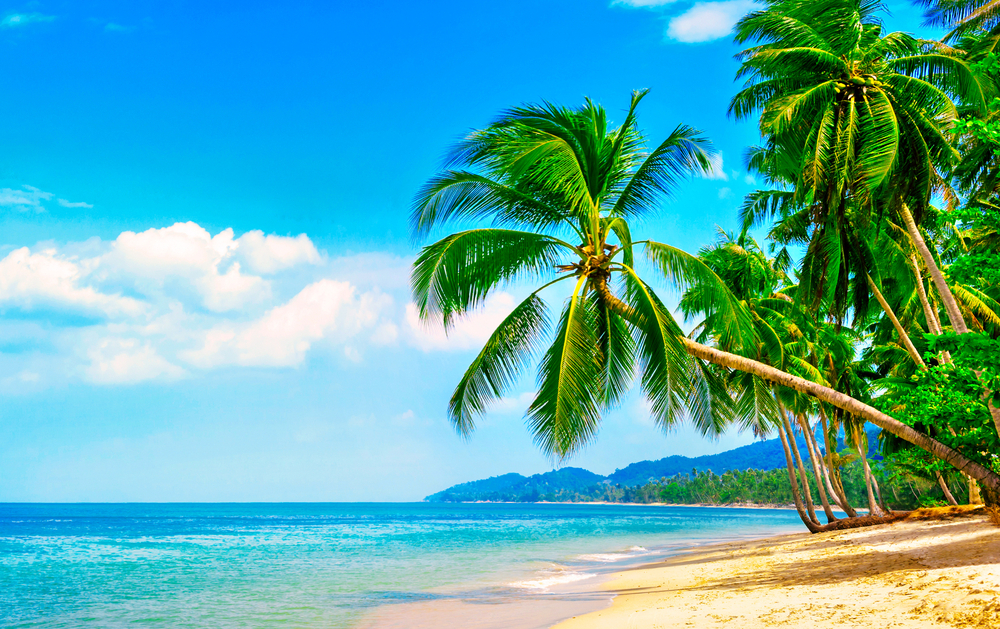
#> input picture 1_4_Image processing/Practical Image Processing with OpenCV & Python with Project/07_Masking/images/beach.jpg, 1000 x 629 px, found by its file name
$ jupyter execute 8_bitwise_operations.ipynb
#> lines starting #> are read from the running program, lines starting #| are printed output that depends on the picture; after the words box and inside, x2 and y2 are one past the last pixel; in counts of white or black regions, pixels touching at a corner belong together
### Image Processing using OpenCV from Zero to Hero
- Author: Srikanth Guskra
- URL: https://www.udemy.com/user/data-science-anywhere-2/

# Bitwise Operations

[cell 1]
import numpy as np
import cv2

[cell 2]
rectangle = np.zeros((300,300),dtype='uint8')
cv2.rectangle(rectangle,(25,25),(275,275),255,-1)
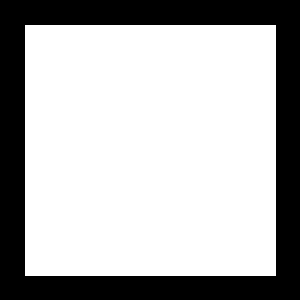
#> rectangle: shape (300, 300); 70% white; 1 black region, box (x1, y1, x2, y2) and area: (0, 0, 300, 300) 26999

cv2.imshow('rectangle',rectangle)
cv2.waitKey(0)
cv2.destroyAllWindows()

[cell 3]
circle = np.zeros((300,300),dtype='uint8')
cv2.circle(circle,(150,150),150,255,-1)
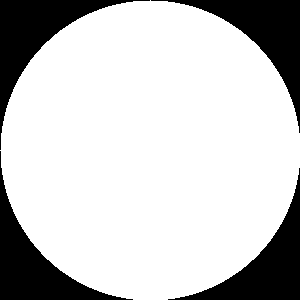
#> circle: shape (300, 300); 78.5% white; 4 black regions, box (x1, y1, x2, y2) and area: (0, 0, 150, 150) 4980, (151, 0, 300, 133) 4830, (0, 151, 133, 300) 4830, (168, 168, 300, 300) 4681

cv2.imshow('circle',circle)
cv2.waitKey(0)
cv2.destroyAllWindows()

### AND

[cell 4]
img_and = cv2.bitwise_and(rectangle,circle)

cv2.imshow('rectangle',rectangle)
cv2.imshow('circle',circle)
cv2.imshow('AND',img_and)
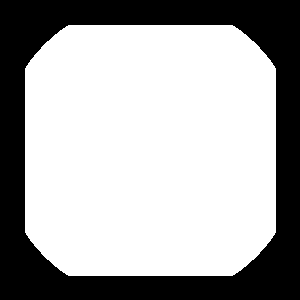
#> window 'AND': shape (300, 300); 66.4% white; 1 black region, box (x1, y1, x2, y2) and area: (0, 0, 300, 300) 30235
cv2.waitKey(0)
cv2.destroyAllWindows()

### OR

[cell 5]
img_or = cv2.bitwise_or(rectangle,circle)

cv2.imshow('rectangle',rectangle)
cv2.imshow('circle',circle)
cv2.imshow('OR',img_or)
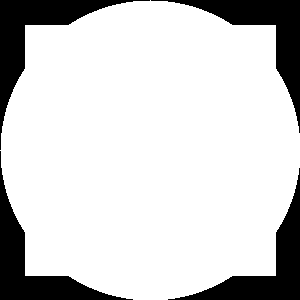
#> window 'OR': shape (300, 300); 82.1% white; 4 black regions, box (x1, y1, x2, y2) and area: (0, 0, 150, 150) 4171, (151, 0, 300, 133) 4021, (0, 151, 133, 300) 4021, (168, 168, 300, 300) 3872
cv2.waitKey(0)
cv2.destroyAllWindows()

## NOT

[cell 6]
img_not = cv2.bitwise_not(rectangle)

cv2.imshow('img',rectangle)
cv2.imshow('not',img_not)
cv2.waitKey(0)
cv2.destroyAllWindows()

[cell 7]
img_not = cv2.bitwise_not(circle)

cv2.imshow('img',circle)
cv2.imshow('not',img_not)
cv2.waitKey(0)
cv2.destroyAllWindows()

## XOR

[cell 8]
img_xor = cv2.bitwise_xor(rectangle,circle)

cv2.imshow('rectangle',rectangle)
cv2.imshow('circle',circle)
cv2.imshow('XOR',img_xor)
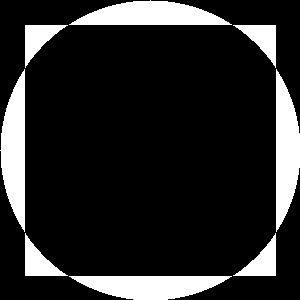
#> window 'XOR': shape (300, 300); 15.7% white; 8 white regions, largest, box (x1, y1, x2, y2) and area: (69, 0, 232, 25) 2729, (0, 69, 25, 232) 2729, (276, 69, 300, 232) 2728
cv2.waitKey(0)
cv2.destroyAllWindows()

---

# Masking

[cell 9]
img = cv2.imread('./images/beach.jpg')
#> img is the input picture: shape (629, 1000, 3); mean B, G, R 169.6, 171.4, 88.4

cv2.imshow('beach',img)
cv2.waitKey(0)
cv2.destroyAllWindows()

[cell 10]
mask = np.zeros(img.shape[:2],dtype='uint8')

cv2.imshow('mask',mask)
cv2.waitKey(0)
cv2.destroyAllWindows()

[cell 11]
cx,cy = mask.shape[1]//2, mask.shape[0]//2
#> cx = 500; cy = 314

cv2.rectangle(mask,(cx-200,cy-200),(cx+200,cy+200),255,-1)
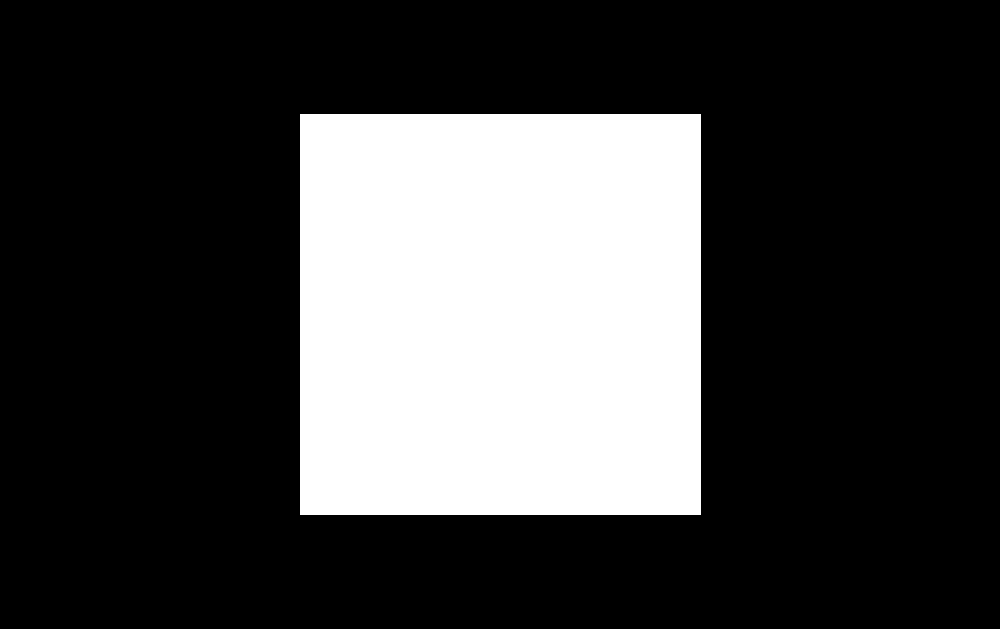
#> mask: shape (629, 1000); 25.6% white; 1 white region, box (x1, y1, x2, y2) and area: (300, 114, 701, 515) 160801

cv2.imshow('mask',mask)
cv2.waitKey(0)
cv2.destroyAllWindows()

[cell 12]
img_mask = cv2.bitwise_and(img,img,mask=mask)
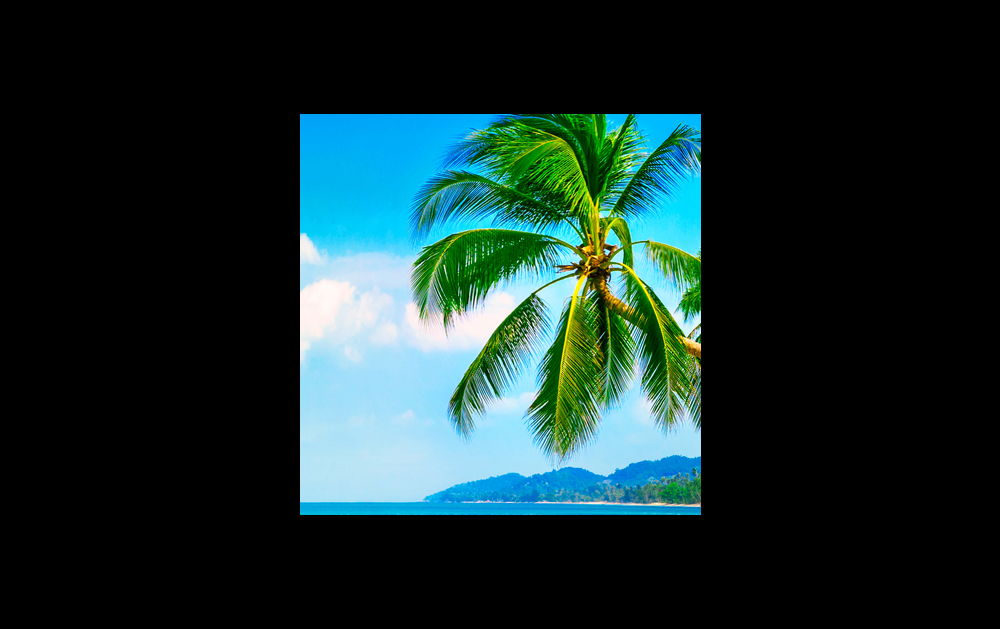
#> img_mask: shape (629, 1000, 3); mean B, G, R 44.2, 45, 23

cv2.imshow('original',img)
cv2.imshow('masked image',img_mask)
cv2.waitKey(0)
cv2.destroyAllWindows()

[cell 13]
mask_not = cv2.bitwise_not(mask)

cv2.imshow('masknot',mask_not)
cv2.waitKey(0)
cv2.destroyAllWindows()

[cell 14]
img_mask_not = cv2.bitwise_and(img,img,mask=mask_not)
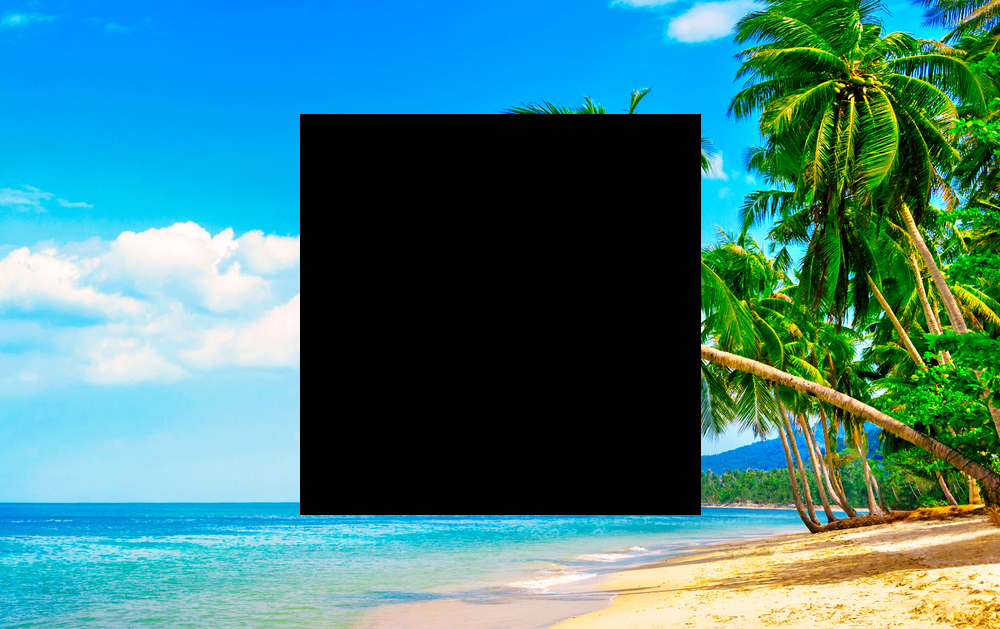
#> img_mask_not: shape (629, 1000, 3); mean B, G, R 125.5, 126.5, 65.4

cv2.imshow('original',img)
cv2.imshow('masked image not',img_mask_not)
cv2.waitKey(0)
cv2.destroyAllWindows()

[cell 15]
# circle
mask_c = np.zeros(img.shape[:2],dtype='uint8')
cx,cy = mask_c.shape[1]//2, mask_c.shape[0]//2

cv2.circle(mask_c,(cx,cy),200,255,-1)
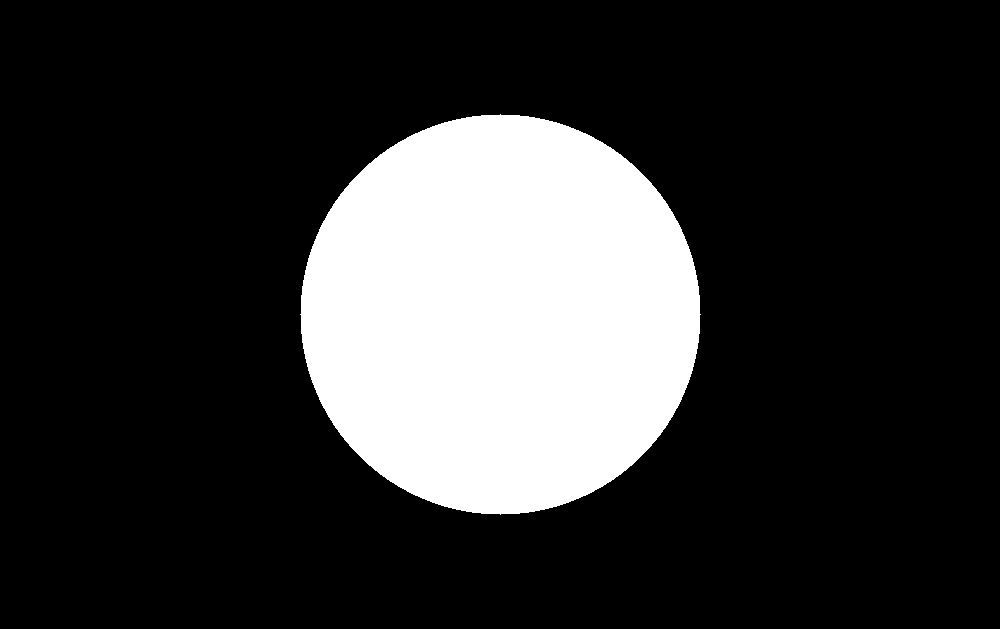
#> mask_c: shape (629, 1000); 20% white; 1 white region, box (x1, y1, x2, y2) and area: (300, 114, 701, 515) 125629
cv2.imshow('circle',mask_c)
cv2.waitKey(0)
cv2.destroyAllWindows()

[cell 16]
img_mask_circle = cv2.bitwise_and(img,img,mask=mask_c)
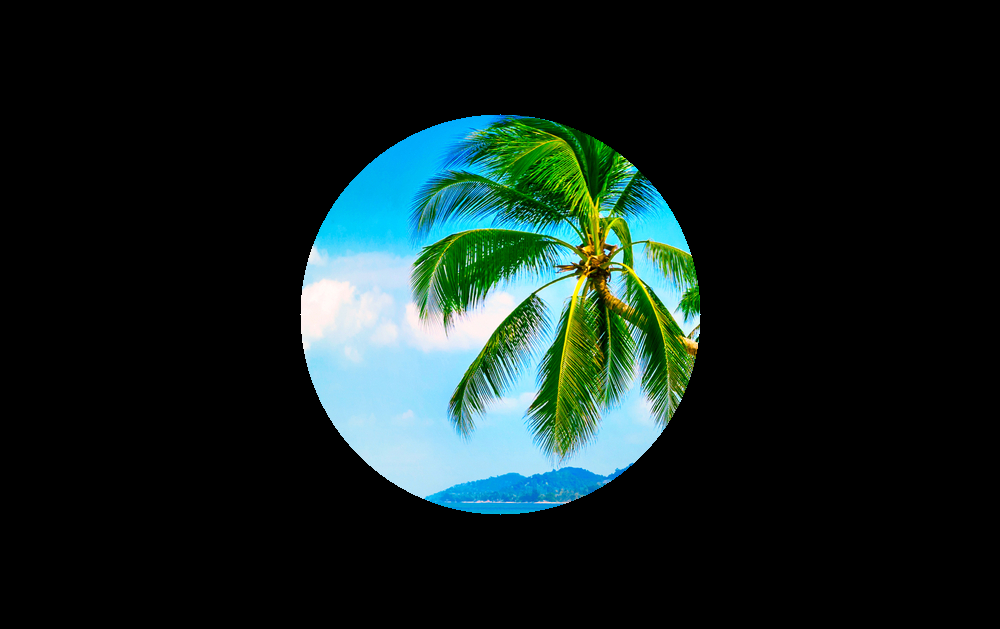
#> img_mask_circle: shape (629, 1000, 3); mean B, G, R 32.5, 35, 19.7

cv2.imshow('original',img)
cv2.imshow('masked image circle',img_mask_circle)
cv2.waitKey(0)
cv2.destroyAllWindows()
